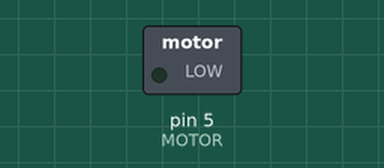
A sketch run on a simulated Arduino Uno, built with avr-gcc and run on an emulated ATmega328P. On the bench: switched loads named in the sketch (green lamp = pin HIGH).

Above: at 0.05 s.
At 6.45 s:
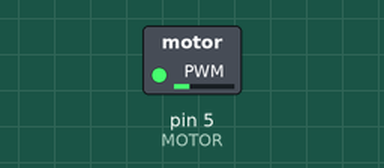
At 12.85 s:
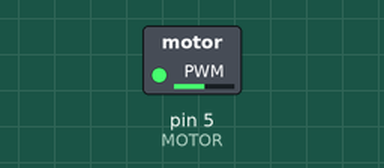
At 25.6 s:
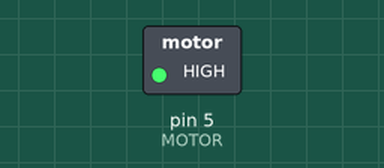
Timing chart, 0 to 40.0 s (numbered marks = the images above):
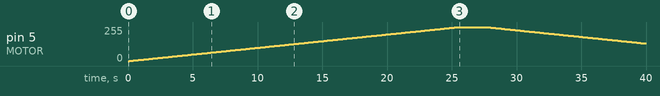

The sketch:

01_Motor.ino
```cpp
// Definice pinu pro zapojení motoru
#define MOTOR 5

void setup(){}

void loop()
{
  // Inkrementálně zvyšujeme otáčky motoru
  // Rozpětí pro PWM je 0-255
  for (int i = 0; i < 256; i++)
  {
    analogWrite(MOTOR, i);
    delay(100);
  }
  delay(2000);
  // Inkrementálně snižujeme otáčky motoru
  for (int i = 255; i >= 0; i--)
  {
    analogWrite(MOTOR, i);
    delay(100);
  }
}
```

Measured:
- by itself, pin 5 (MOTOR): rises from 0/255 to 255/255 in 25.4 s, then falls to 132/255 in 14.4 s
